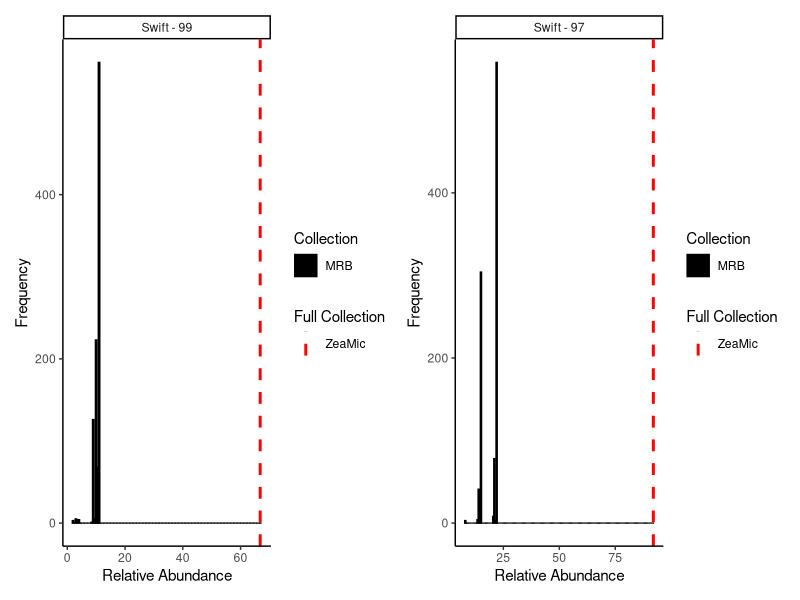
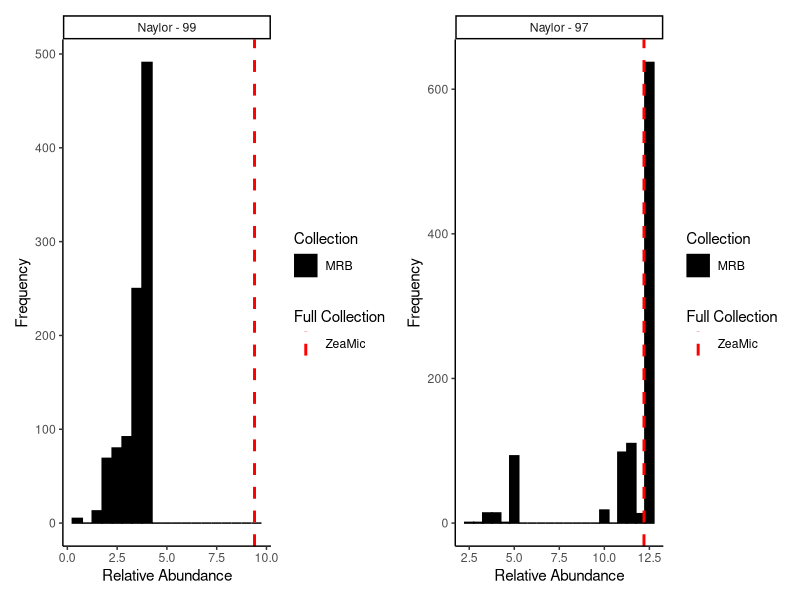
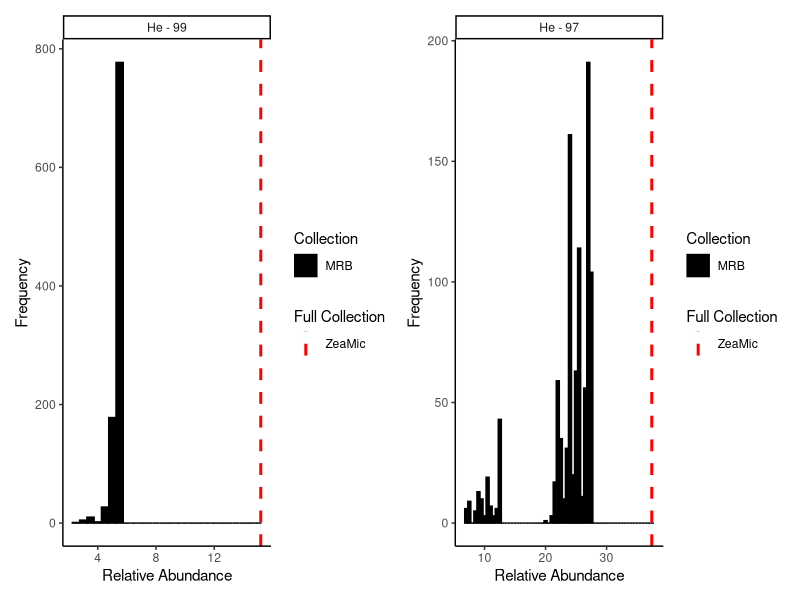
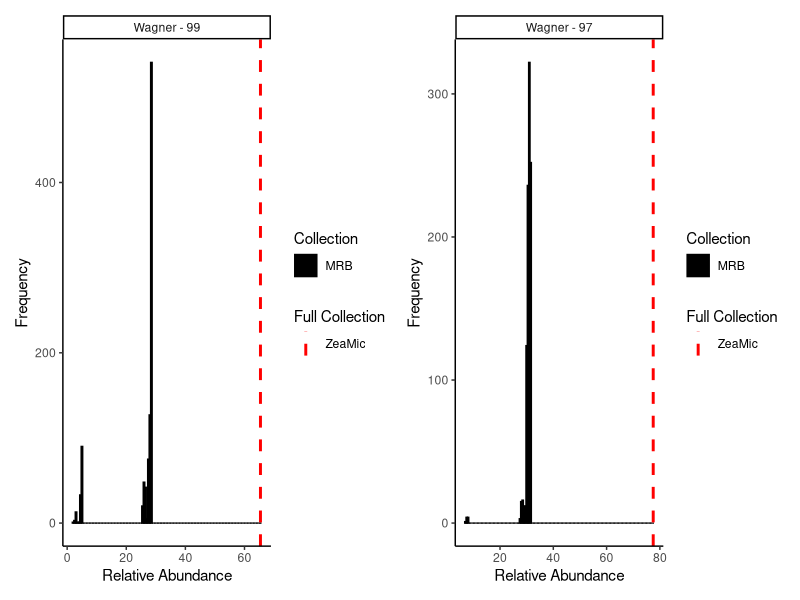
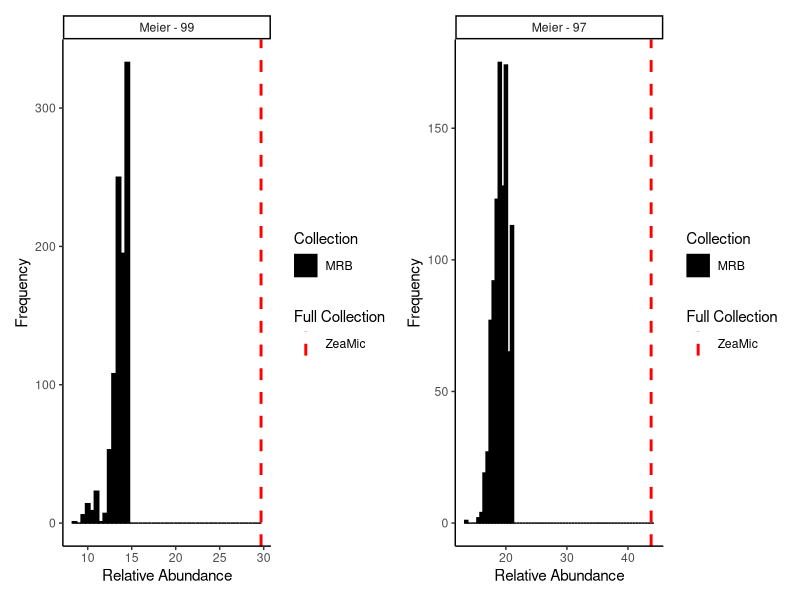
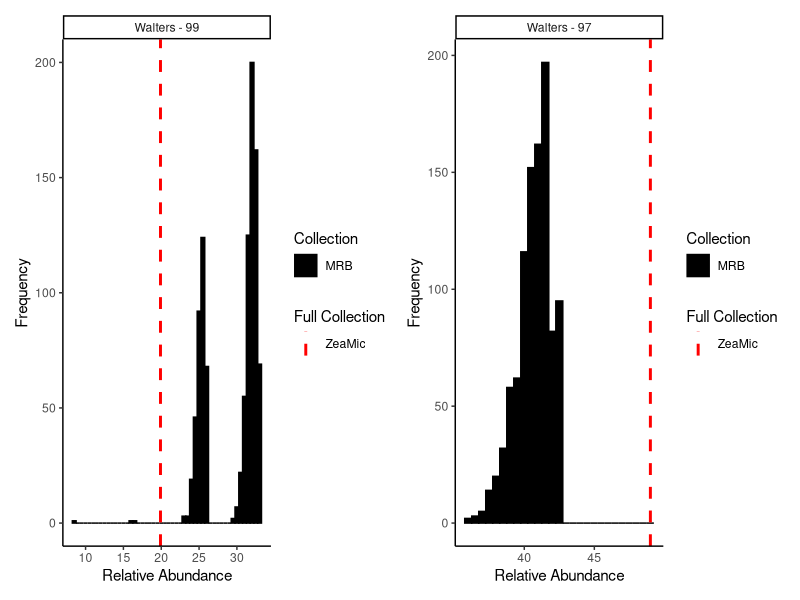
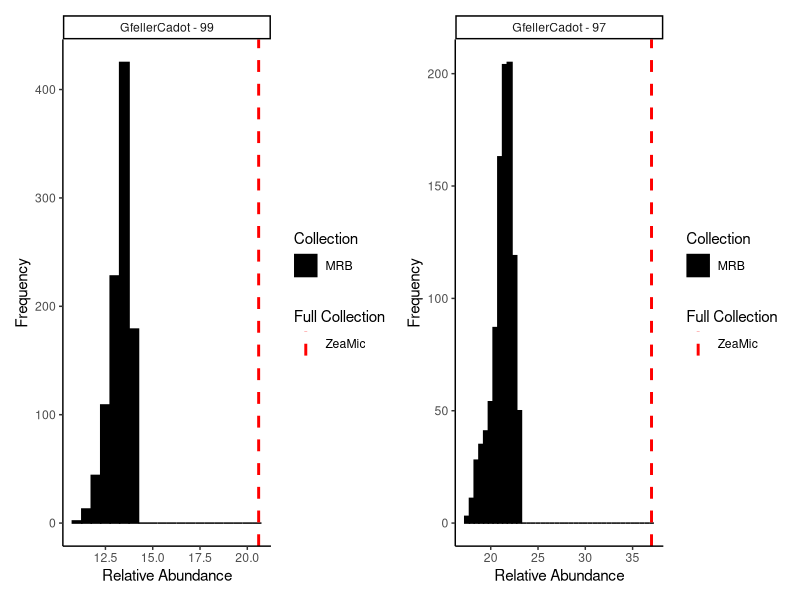
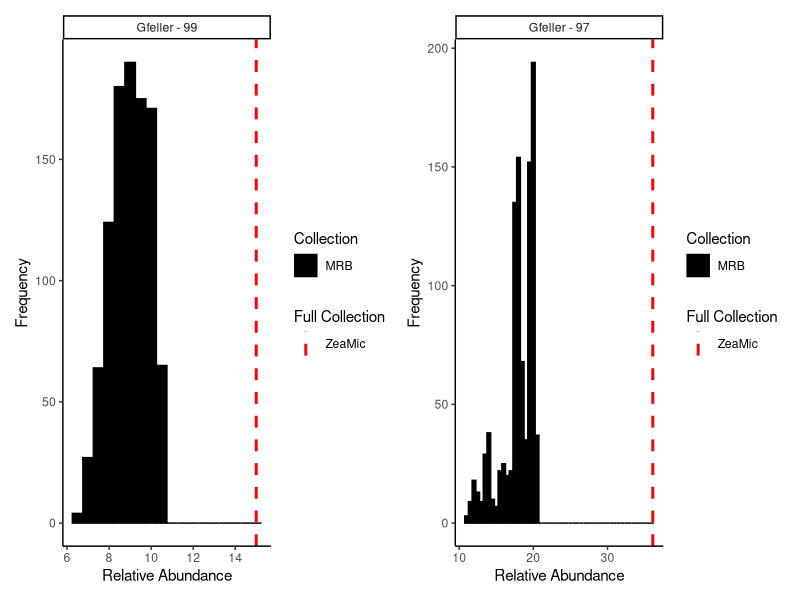

Write R code to recreate these figures, in order.
# Distributions of subsamples of At- and Lj-RSHPEREs

library(tidyverse)
library(patchwork)
theme_set(theme_classic())

# load result file
MAZ <- read.csv("99-97_results_MRBcollection.csv")
## Combine with a column to denote source species
MAZ$species <- as.factor("MRB")
## test plot
collection_palette <- c(MRB = "black")


#### Both 99 and 97 Plot ####
## Swift 
a <- MAZ %>%
  filter(study == "Swift" & version == 99) %>%
  ggplot(., aes(x = TotalAbundance, fill = species)) +
  geom_histogram(position = "identity", binwidth = 0.5, color = "black") +
  facet_wrap(~interaction(study, version, sep = " - ")) +
  labs(x = "Relative Abundance", y = "Frequency") +
  scale_fill_manual(values = collection_palette, name = "Collection") +
  geom_vline(aes(xintercept = 66.8, color = "ZeaMic"), linetype = "dashed", linewidth = 1) +
  scale_color_manual(name = "Full Collection", values = c("ZeaMic" = "red"))

b <- MAZ %>%
  filter(study == "Swift" & version == 97) %>%
  ggplot(., aes(x = TotalAbundance, fill = species)) +
  geom_histogram(position = "identity", binwidth = 0.5, color = "black") +
  facet_wrap(~interaction(study, version, sep = " - ")) +
  labs(x = "Relative Abundance", y = "Frequency") +
  scale_fill_manual(values = collection_palette, name = "Collection") +
  geom_vline(aes(xintercept = 92.0, color = "ZeaMic"), linetype = "dashed", linewidth = 1) +
  scale_color_manual(name = "Full Collection", values = c("ZeaMic" = "red"))

swift <- (a + b)
swift


## Naylor 
a <- MAZ %>%
  filter(study == "Naylor" & version == 99) %>%
  ggplot(., aes(x = TotalAbundance, fill = species)) +
  geom_histogram(position = "identity", binwidth = 0.5, color = "black") +
  facet_wrap(~interaction(study, version, sep = " - ")) +
  labs(x = "Relative Abundance", y = "Frequency") +
  scale_fill_manual(values = collection_palette, name = "Collection") +
  geom_vline(aes(xintercept = 9.4, color = "ZeaMic"), linetype = "dashed", linewidth = 1) +
  scale_color_manual(name = "Full Collection", values = c("ZeaMic" = "red"))

b <- MAZ %>%
  filter(study == "Naylor" & version == 97) %>%
  ggplot(., aes(x = TotalAbundance, fill = species)) +
  geom_histogram(position = "identity", binwidth = 0.5, color = "black") +
  facet_wrap(~interaction(study, version, sep = " - ")) +
  labs(x = "Relative Abundance", y = "Frequency") +
  scale_fill_manual(values = collection_palette, name = "Collection") +
  geom_vline(aes(xintercept = 12.2, color = "ZeaMic"), linetype = "dashed", linewidth = 1) +
  scale_color_manual(name = "Full Collection", values = c("ZeaMic" = "red"))

naylor <- (a + b)
naylor

## He 
a <- MAZ %>%
  filter(study == "He" & version == 99) %>%
  ggplot(., aes(x = TotalAbundance, fill = species)) +
  geom_histogram(position = "identity", binwidth = 0.5, color = "black") +
  facet_wrap(~interaction(study, version, sep = " - ")) +
  labs(x = "Relative Abundance", y = "Frequency") +
  scale_fill_manual(values = collection_palette, name = "Collection") +
  geom_vline(aes(xintercept = 15.2, color = "ZeaMic"), linetype = "dashed", linewidth = 1) +
  scale_color_manual(name = "Full Collection", values = c("ZeaMic" = "red"))

b <- MAZ %>%
  filter(study == "He" & version == 97) %>%
  ggplot(., aes(x = TotalAbundance, fill = species)) +
  geom_histogram(position = "identity", binwidth = 0.5, color = "black") +
  facet_wrap(~interaction(study, version, sep = " - ")) +
  labs(x = "Relative Abundance", y = "Frequency") +
  scale_fill_manual(values = collection_palette, name = "Collection") +
  geom_vline(aes(xintercept = 37.4, color = "ZeaMic"), linetype = "dashed", linewidth = 1) +
  scale_color_manual(name = "Full Collection", values = c("ZeaMic" = "red"))

he <- (a + b)
he

### Wagner
a <- MAZ %>% filter(study == "Wagner" & version == 99) %>%
  ggplot(., aes(x = TotalAbundance, fill = species)) +
  geom_histogram(position = "identity", binwidth = 0.5, color = "black") +
  facet_wrap(~interaction(study, version, sep = " - ")) +
  labs(x = "Relative Abundance", y = "Frequency") +
  scale_fill_manual(values = collection_palette, name = "Collection") +
  geom_vline(aes(xintercept = 65.4, color = "ZeaMic"), linetype = "dashed", linewidth = 1) +
  scale_color_manual(name = "Full Collection", values = c("ZeaMic" = "red"))

b <- MAZ %>% filter(study == "Wagner" & version == 97) %>% 
  ggplot(., aes(x = TotalAbundance, fill = species)) +
  geom_histogram(position = "identity", binwidth = 0.5, color = "black") +
  facet_wrap(~interaction(study, version, sep = " - ")) +
  labs(x = "Relative Abundance", y = "Frequency") +
  scale_fill_manual(values = collection_palette, name = "Collection") +
  geom_vline(aes(xintercept = 77.5, color = "ZeaMic"), linetype = "dashed", linewidth = 1) +
  scale_color_manual(name = "Full Collection", values = c("ZeaMic" = "red"))

wagner <- (a + b)
wagner


## Meier 
a <- MAZ %>%
  filter(study == "Meier" & version == 99) %>%
  ggplot(., aes(x = TotalAbundance, fill = species)) +
  geom_histogram(position = "identity", binwidth = 0.5, color = "black") +
  facet_wrap(~interaction(study, version, sep = " - ")) +
  labs(x = "Relative Abundance", y = "Frequency") +
  scale_fill_manual(values = collection_palette, name = "Collection") +
  geom_vline(aes(xintercept = 29.7, color = "ZeaMic"), linetype = "dashed", linewidth = 1) +
  scale_color_manual(name = "Full Collection", values = c("ZeaMic" = "red"))

b <- MAZ %>%
  filter(study == "Meier" & version == 97) %>%
  ggplot(., aes(x = TotalAbundance, fill = species)) +
  geom_histogram(position = "identity", binwidth = 0.5, color = "black") +
  facet_wrap(~interaction(study, version, sep = " - ")) +
  labs(x = "Relative Abundance", y = "Frequency") +
  scale_fill_manual(values = collection_palette, name = "Collection") +
  geom_vline(aes(xintercept = 43.8, color = "ZeaMic"), linetype = "dashed", linewidth = 1) +
  scale_color_manual(name = "Full Collection", values = c("ZeaMic" = "red"))

meier <- (a + b)
meier


## Walters 
a <- MAZ %>%
  filter(study == "Walters" & version == 99) %>%
  ggplot(., aes(x = TotalAbundance, fill = species)) +
  geom_histogram(position = "identity", binwidth = 0.5, color = "black") +
  facet_wrap(~interaction(study, version, sep = " - ")) +
  labs(x = "Relative Abundance", y = "Frequency") +
  scale_fill_manual(values = collection_palette, name = "Collection") +
  geom_vline(aes(xintercept = 19.9, color = "ZeaMic"), linetype = "dashed", linewidth = 1) +
  scale_color_manual(name = "Full Collection", values = c("ZeaMic" = "red"))

b <- MAZ %>%
  filter(study == "Walters" & version == 97) %>%
  ggplot(., aes(x = TotalAbundance, fill = species)) +
  geom_histogram(position = "identity", binwidth = 0.5, color = "black") +
  facet_wrap(~interaction(study, version, sep = " - ")) +
  labs(x = "Relative Abundance", y = "Frequency") +
  scale_fill_manual(values = collection_palette, name = "Collection") +
  geom_vline(aes(xintercept = 49.0, color = "ZeaMic"), linetype = "dashed", linewidth = 1) +
  scale_color_manual(name = "Full Collection", values = c("ZeaMic" = "red"))

walters <- (a + b)
walters


###Gfeller and cadot 2023
a <- MAZ %>%
  filter(study == "GfellerCadot" & version == 99) %>%
  ggplot(., aes(x = TotalAbundance, fill = species)) +
  geom_histogram(position = "identity", binwidth = 0.5, color = "black") +
  facet_wrap(~interaction(study, version, sep = " - ")) +
  labs(x = "Relative Abundance", y = "Frequency") +
  scale_fill_manual(values = collection_palette, name = "Collection") +
  geom_vline(aes(xintercept = 20.6,  color = "ZeaMic"), linetype = "dashed", linewidth = 1) + 
  scale_color_manual(name = "Full Collection", values = c("ZeaMic" = "red"))

b <- MAZ %>% 
  filter(study == "GfellerCadot" & version == 97) %>% 
  ggplot(., aes(x = TotalAbundance, fill = species)) + 
  geom_histogram(position = "identity", binwidth = 0.5, color = "black") + 
  facet_wrap(~interaction(study, version, sep = " - ")) +
  labs(x = "Relative Abundance", y = "Frequency") +
  scale_fill_manual(values = collection_palette, name = "Collection") + 
  geom_vline(aes(xintercept = 37.0, color = "ZeaMic"), linetype = "dashed", linewidth = 1) + 
  scale_color_manual(name = "Full Collection", values = c("ZeaMic" = "red"))

gfellercadot <- (a + b)
gfellercadot


###Gfeller 2023
a <- MAZ %>%
  filter(study == "Gfeller" & version == 99) %>%
  ggplot(., aes(x = TotalAbundance, fill = species)) +
  geom_histogram(position = "identity", binwidth = 0.5, color = "black") +
  facet_wrap(~interaction(study, version, sep = " - ")) +
  labs(x = "Relative Abundance", y = "Frequency") +
  scale_fill_manual(values = collection_palette, name = "Collection") +
  geom_vline(aes(xintercept = 15.0,  color = "ZeaMic"), linetype = "dashed", linewidth = 1) + 
  scale_color_manual(name = "Full Collection", values = c("ZeaMic" = "red"))

b <- MAZ %>% 
  filter(study == "Gfeller" & version == 97) %>% 
  ggplot(., aes(x = TotalAbundance, fill = species)) + 
  geom_histogram(position = "identity", binwidth = 0.5, color = "black") + 
  facet_wrap(~interaction(study, version, sep = " - ")) +
  labs(x = "Relative Abundance", y = "Frequency") +
  scale_fill_manual(values = collection_palette, name = "Collection") + 
  geom_vline(aes(xintercept = 36.1, color = "ZeaMic"), linetype = "dashed", linewidth = 1) + 
  scale_color_manual(name = "Full Collection", values = c("ZeaMic" = "red"))

gfeller <- (a + b)
gfeller


###Cadot
a <- MAZ %>%
  filter(study == "Cadot" & version == 99) %>%
  ggplot(., aes(x = TotalAbundance, fill = species)) +
  geom_histogram(position = "identity", binwidth = 0.5, color = "black") +
  facet_wrap(~interaction(study, version, sep = " - ")) +
  labs(x = "Relative Abundance", y = "Frequency") +
  scale_fill_manual(values = collection_palette, name = "Collection") +
  geom_vline(aes(xintercept = 28.9,  color = "ZeaMic"), linetype = "dashed", linewidth = 1) + 
  scale_color_manual(name = "Full Collection", values = c("ZeaMic" = "red"))

b <- MAZ %>% 
  filter(study == "Cadot" & version == 97) %>% 
  ggplot(., aes(x = TotalAbundance, fill = species)) + 
  geom_histogram(position = "identity", binwidth = 0.5, color = "black") + 
  facet_wrap(~interaction(study, version, sep = " - ")) +
  labs(x = "Relative Abundance", y = "Frequency") +
  scale_fill_manual(values = collection_palette, name = "Collection") + 
  geom_vline(aes(xintercept = 44.8, color = "ZeaMic"), linetype = "dashed", linewidth = 1) + 
  scale_color_manual(name = "Full Collection", values = c("ZeaMic" = "red"))

cadot <- (a + b)
cadot


###Hu
a <- MAZ %>%
  filter(study == "Hu" & version == 99) %>%
  ggplot(., aes(x = TotalAbundance, fill = species)) +
  geom_histogram(position = "identity", binwidth = 0.5, color = "black") +
  facet_wrap(~interaction(study, version, sep = " - ")) +
  labs(x = "Relative Abundance", y = "Frequency") +
  scale_fill_manual(values = collection_palette, name = "Collection") +
  geom_vline(aes(xintercept = 14.5,  color = "ZeaMic"), linetype = "dashed", linewidth = 1) + 
  scale_color_manual(name = "Full Collection", values = c("ZeaMic" = "red"))

b <- MAZ %>% 
  filter(study == "Hu" & version == 97) %>% 
  ggplot(., aes(x = TotalAbundance, fill = species)) + 
  geom_histogram(position = "identity", binwidth = 0.5, color = "black") + 
  facet_wrap(~interaction(study, version, sep = " - ")) +
  labs(x = "Relative Abundance", y = "Frequency") +
  scale_fill_manual(values = collection_palette, name = "Collection") + 
  geom_vline(aes(xintercept = 37.9, color = "ZeaMic"), linetype = "dashed", linewidth = 1) + 
  scale_color_manual(name = "Full Collection", values = c("ZeaMic" = "red"))

hu <- (a + b)
hu



# Final Combination 
final_plot <- wrap_plots(
  swift,
  naylor,
  he,
  wagner,
  meier,
  walters,
  gfellercadot,
  gfeller,
  cadot,
  hu,
  ncol = 2,
  guides = "collect")&
  theme(legend.position = "top",
        legend.key = element_rect(fill = "#b3b3b3ff",color = NA),
        legend.background = element_rect(fill = "#b3b3b3ff", color = "black"))


final_plot
ggsave("Distrutions_99-97_MRB.svg", final_plot, width = 30, height = 30, unit = "cm")



#### 99 only plot ####
## Swift
swift99 <- MAZ %>%
  filter(study == "Swift" & version == 99) %>%
  ggplot(., aes(x = TotalAbundance, fill = species)) +
  geom_histogram(position = "identity", binwidth = 0.5, color = "black") +
  facet_wrap(~interaction(study, version, sep = " - ")) +
  labs(x = "Relative Abundance", y = "Frequency") +
  scale_fill_manual(values = collection_palette, name = "Collection") +
  geom_vline(aes(xintercept = 66.8, color = "ZeaMic"), linetype = "solid", linewidth = 1) +
  scale_color_manual(name = "Full Collection", values = c("ZeaMic" = "red")) +
  scale_x_continuous(n.breaks = 4, limits = c(0, 75), labels = scales::label_number(accuracy = 1))
## Naylor 
naylor99 <- MAZ %>%
  filter(study == "Naylor" & version == 99) %>%
  ggplot(., aes(x = TotalAbundance, fill = species)) +
  geom_histogram(position = "identity", binwidth = 0.5, color = "black") +
  facet_wrap(~interaction(study, version, sep = " - ")) +
  labs(x = "Relative Abundance", y = "Frequency") +
  scale_fill_manual(values = collection_palette, name = "Collection") +
  geom_vline(aes(xintercept = 9.4, color = "ZeaMic"), linetype = "solid", linewidth = 1) +
  scale_color_manual(name = "Full Collection", values = c("ZeaMic" = "red")) +
  scale_x_continuous(n.breaks = 3, limits = c(0, 25), labels = scales::label_number(accuracy = 1))
## He 
he99 <- MAZ %>%
  filter(study == "He" & version == 99) %>%
  ggplot(., aes(x = TotalAbundance, fill = species)) +
  geom_histogram(position = "identity", binwidth = 0.5, color = "black") +
  facet_wrap(~interaction(study, version, sep = " - ")) +
  labs(x = "Relative Abundance", y = "Frequency") +
  scale_fill_manual(values = collection_palette, name = "Collection") +
  geom_vline(aes(xintercept = 15.2, color = "ZeaMic"), linetype = "solid", linewidth = 1) +
  scale_color_manual(name = "Full Collection", values = c("ZeaMic" = "red")) +
  scale_x_continuous(n.breaks = 3, limits = c(0, 25), labels = scales::label_number(accuracy = 1))
### Wagner
wagner99 <- MAZ %>% filter(study == "Wagner" & version == 99) %>%
  ggplot(., aes(x = TotalAbundance, fill = species)) +
  geom_histogram(position = "identity", binwidth = 0.5, color = "black") +
  facet_wrap(~interaction(study, version, sep = " - ")) +
  labs(x = "Relative Abundance", y = "Frequency") +
  scale_fill_manual(values = collection_palette, name = "Collection") +
  geom_vline(aes(xintercept = 65.4, color = "ZeaMic"), linetype = "solid", linewidth = 1) +
  scale_color_manual(name = "Full Collection", values = c("ZeaMic" = "red")) +
  scale_x_continuous(n.breaks = 4, limits = c(0, 75), labels = scales::label_number(accuracy = 1))
## Meier 
meier99 <- MAZ %>%
  filter(study == "Meier" & version == 99) %>%
  ggplot(., aes(x = TotalAbundance, fill = species)) +
  geom_histogram(position = "identity", binwidth = 0.5, color = "black") +
  facet_wrap(~interaction(study, version, sep = " - ")) +
  labs(x = "Relative Abundance", y = "Frequency") +
  scale_fill_manual(values = collection_palette, name = "Collection") +
  geom_vline(aes(xintercept = 29.7, color = "ZeaMic"), linetype = "solid", linewidth = 1) +
  scale_color_manual(name = "Full Collection", values = c("ZeaMic" = "red")) +
  scale_x_continuous(n.breaks = 3, limits = c(0, 50), labels = scales::label_number(accuracy = 1))
## Walters 
walters99 <- MAZ %>%
  filter(study == "Walters" & version == 99) %>%
  ggplot(., aes(x = TotalAbundance, fill = species)) +
  geom_histogram(position = "identity", binwidth = 0.5, color = "black") +
  facet_wrap(~interaction(study, version, sep = " - ")) +
  labs(x = "Relative Abundance", y = "Frequency") +
  scale_fill_manual(values = collection_palette, name = "Collection") +
  geom_vline(aes(xintercept = 19.9, color = "ZeaMic"), linetype = "solid", linewidth = 1) +
  scale_color_manual(name = "Full Collection", values = c("ZeaMic" = "red")) +
  scale_x_continuous(n.breaks = 3, limits = c(0, 50), labels = scales::label_number(accuracy = 1))
###Gfeller and cadot 2023
gfellercadot99 <- MAZ %>%
  filter(study == "GfellerCadot" & version == 99) %>%
  ggplot(., aes(x = TotalAbundance, fill = species)) +
  geom_histogram(position = "identity", binwidth = 0.5, color = "black") +
  facet_wrap(~interaction(study, version, sep = " - ")) +
  labs(x = "Relative Abundance", y = "Frequency") +
  scale_fill_manual(values = collection_palette, name = "Collection") +
  geom_vline(aes(xintercept = 20.6,  color = "ZeaMic"), linetype = "solid", linewidth = 1) + 
  scale_color_manual(name = "Full Collection", values = c("ZeaMic" = "red")) +
  scale_x_continuous(n.breaks = 3, limits = c(0, 25), labels = scales::label_number(accuracy = 1))
###Gfeller 2023
gfeller99 <- MAZ %>%
  filter(study == "Gfeller" & version == 99) %>%
  ggplot(., aes(x = TotalAbundance, fill = species)) +
  geom_histogram(position = "identity", binwidth = 0.5, color = "black") +
  facet_wrap(~interaction(study, version, sep = " - ")) +
  labs(x = "Relative Abundance", y = "Frequency") +
  scale_fill_manual(values = collection_palette, name = "Collection") +
  geom_vline(aes(xintercept = 15.0,  color = "ZeaMic"), linetype = "solid", linewidth = 1) + 
  scale_color_manual(name = "Full Collection", values = c("ZeaMic" = "red")) +
  scale_x_continuous(n.breaks = 3, limits = c(0, 25), labels = scales::label_number(accuracy = 1))
###Cadot
cadot99 <- MAZ %>%
  filter(study == "Cadot" & version == 99) %>%
  ggplot(., aes(x = TotalAbundance, fill = species)) +
  geom_histogram(position = "identity", binwidth = 0.5, color = "black") +
  facet_wrap(~interaction(study, version, sep = " - ")) +
  labs(x = "Relative Abundance", y = "Frequency") +
  scale_fill_manual(values = collection_palette, name = "Collection") +
  geom_vline(aes(xintercept = 28.9,  color = "ZeaMic"), linetype = "solid", linewidth = 1) + 
  scale_color_manual(name = "Full Collection", values = c("ZeaMic" = "red")) +
  scale_x_continuous(n.breaks = 3, limits = c(0, 50), labels = scales::label_number(accuracy = 1))
###Hu
hu99 <- MAZ %>%
  filter(study == "Hu" & version == 99) %>%
  ggplot(., aes(x = TotalAbundance, fill = species)) +
  geom_histogram(position = "identity", binwidth = 0.5, color = "black") +
  facet_wrap(~interaction(study, version, sep = " - ")) +
  labs(x = "Relative Abundance", y = "Frequency") +
  scale_fill_manual(values = collection_palette, name = "Collection") +
  geom_vline(aes(xintercept = 14.5,  color = "ZeaMic"), linetype = "solid", linewidth = 1) + 
  scale_color_manual(name = "Full Collection", values = c("ZeaMic" = "red")) +
  scale_x_continuous(n.breaks = 3, limits = c(0, 25), labels = scales::label_number(accuracy = 1))
# Final Combination 
final_plot99 <- wrap_plots(
  cadot99,
  gfellercadot99,
  gfeller99,
  he99,
  hu99,
  meier99,
  naylor99,
  swift99,
  wagner99,
  walters99,
  nrow = 2,
  guides = "collect") &
  theme(legend.position = "top",
        legend.key = element_rect(fill = "#b3b3b3ff",color = NA),
        legend.background = element_rect(fill = "#b3b3b3ff", color = "black"))
final_plot99
ggsave("Figure panels/Figure7A.svg", final_plot99, width = 24, height = 12, unit = "cm")


#### 97 only plot ####
## Swift 
swift97 <- MAZ %>%
  filter(study == "Swift" & version == 97) %>%
  ggplot(., aes(x = TotalAbundance, fill = species)) +
  geom_histogram(position = "identity", binwidth = 0.5, color = "black") +
  facet_wrap(~interaction(study, version, sep = " - ")) +
  labs(x = "Relative Abundance", y = "Frequency") +
  scale_fill_manual(values = collection_palette, name = "Collection") +
  geom_vline(aes(xintercept = 92, color = "ZeaMic"), linetype = "solid", linewidth = 1) +
  scale_color_manual(name = "Full Collection", values = c("ZeaMic" = "red")) +
  scale_x_continuous(n.breaks = 4, limits = c(0, 100), labels = scales::label_number(accuracy = 1))
## Naylor 
naylor97 <- MAZ %>%
  filter(study == "Naylor" & version == 97) %>%
  ggplot(., aes(x = TotalAbundance, fill = species)) +
  geom_histogram(position = "identity", binwidth = 0.5, color = "black") +
  facet_wrap(~interaction(study, version, sep = " - ")) +
  labs(x = "Relative Abundance", y = "Frequency") +
  scale_fill_manual(values = collection_palette, name = "Collection") +
  geom_vline(aes(xintercept = 12.2, color = "ZeaMic"), linetype = "solid", linewidth = 1) +
  scale_color_manual(name = "Full Collection", values = c("ZeaMic" = "red")) +
  scale_x_continuous(n.breaks = 3, limits = c(0, 25), labels = scales::label_number(accuracy = 1))
## He 
he97 <- MAZ %>%
  filter(study == "He" & version == 97) %>%
  ggplot(., aes(x = TotalAbundance, fill = species)) +
  geom_histogram(position = "identity", binwidth = 0.5, color = "black") +
  facet_wrap(~interaction(study, version, sep = " - ")) +
  labs(x = "Relative Abundance", y = "Frequency") +
  scale_fill_manual(values = collection_palette, name = "Collection") +
  geom_vline(aes(xintercept = 37.4, color = "ZeaMic"), linetype = "solid", linewidth = 1) +
  scale_color_manual(name = "Full Collection", values = c("ZeaMic" = "red")) +
  scale_x_continuous(n.breaks = 3, limits = c(0, 50), labels = scales::label_number(accuracy = 1))
### Wagner
wagner97 <- MAZ %>% filter(study == "Wagner" & version == 97) %>%
  ggplot(., aes(x = TotalAbundance, fill = species)) +
  geom_histogram(position = "identity", binwidth = 0.5, color = "black") +
  facet_wrap(~interaction(study, version, sep = " - ")) +
  labs(x = "Relative Abundance", y = "Frequency") +
  scale_fill_manual(values = collection_palette, name = "Collection") +
  geom_vline(aes(xintercept = 77.5, color = "ZeaMic"), linetype = "solid", linewidth = 1) +
  scale_color_manual(name = "Full Collection", values = c("ZeaMic" = "red")) +
  scale_x_continuous(n.breaks = 4, limits = c(0, 100), labels = scales::label_number(accuracy = 1))
## Meier 
meier97 <- MAZ %>%
  filter(study == "Meier" & version == 97) %>%
  ggplot(., aes(x = TotalAbundance, fill = species)) +
  geom_histogram(position = "identity", binwidth = 0.5, color = "black") +
  facet_wrap(~interaction(study, version, sep = " - ")) +
  labs(x = "Relative Abundance", y = "Frequency") +
  scale_fill_manual(values = collection_palette, name = "Collection") +
  geom_vline(aes(xintercept = 43.8, color = "ZeaMic"), linetype = "solid", linewidth = 1) +
  scale_color_manual(name = "Full Collection", values = c("ZeaMic" = "red")) +
  scale_x_continuous(n.breaks = 3, limits = c(0, 50), labels = scales::label_number(accuracy = 1))
## Walters 
walters97 <- MAZ %>%
  filter(study == "Walters" & version == 97) %>%
  ggplot(., aes(x = TotalAbundance, fill = species)) +
  geom_histogram(position = "identity", binwidth = 0.5, color = "black") +
  facet_wrap(~interaction(study, version, sep = " - ")) +
  labs(x = "Relative Abundance", y = "Frequency") +
  scale_fill_manual(values = collection_palette, name = "Collection") +
  geom_vline(aes(xintercept = 49.0, color = "ZeaMic"), linetype = "solid", linewidth = 1) +
  scale_color_manual(name = "Full Collection", values = c("ZeaMic" = "red")) +
  scale_x_continuous(n.breaks = 3, limits = c(0, 50), labels = scales::label_number(accuracy = 1))
###Gfeller and cadot 2023
gfellercadot97 <- MAZ %>%
  filter(study == "GfellerCadot" & version == 97) %>%
  ggplot(., aes(x = TotalAbundance, fill = species)) +
  geom_histogram(position = "identity", binwidth = 0.5, color = "black") +
  facet_wrap(~interaction(study, version, sep = " - ")) +
  labs(x = "Relative Abundance", y = "Frequency") +
  scale_fill_manual(values = collection_palette, name = "Collection") +
  geom_vline(aes(xintercept = 37.0,  color = "ZeaMic"), linetype = "solid", linewidth = 1) + 
  scale_color_manual(name = "Full Collection", values = c("ZeaMic" = "red")) +
  scale_x_continuous(n.breaks = 3, limits = c(0, 50), labels = scales::label_number(accuracy = 1))
###Gfeller 2023
gfeller97 <- MAZ %>%
  filter(study == "Gfeller" & version == 97) %>%
  ggplot(., aes(x = TotalAbundance, fill = species)) +
  geom_histogram(position = "identity", binwidth = 0.5, color = "black") +
  facet_wrap(~interaction(study, version, sep = " - ")) +
  labs(x = "Relative Abundance", y = "Frequency") +
  scale_fill_manual(values = collection_palette, name = "Collection") +
  geom_vline(aes(xintercept = 36.1,  color = "ZeaMic"), linetype = "solid", linewidth = 1) + 
  scale_color_manual(name = "Full Collection", values = c("ZeaMic" = "red")) +
  scale_x_continuous(n.breaks = 3, limits = c(0, 50), labels = scales::label_number(accuracy = 1))
###Cadot
cadot97 <- MAZ %>%
  filter(study == "Cadot" & version == 97) %>%
  ggplot(., aes(x = TotalAbundance, fill = species)) +
  geom_histogram(position = "identity", binwidth = 0.5, color = "black") +
  facet_wrap(~interaction(study, version, sep = " - ")) +
  labs(x = "Relative Abundance", y = "Frequency") +
  scale_fill_manual(values = collection_palette, name = "Collection") +
  geom_vline(aes(xintercept = 44.8,  color = "ZeaMic"), linetype = "solid", linewidth = 1) + 
  scale_color_manual(name = "Full Collection", values = c("ZeaMic" = "red")) +
  scale_x_continuous(n.breaks = 3, limits = c(0, 50), labels = scales::label_number(accuracy = 1))
###Hu
hu97 <- MAZ %>%
  filter(study == "Hu" & version == 97) %>%
  ggplot(., aes(x = TotalAbundance, fill = species)) +
  geom_histogram(position = "identity", binwidth = 0.5, color = "black") +
  facet_wrap(~interaction(study, version, sep = " - ")) +
  labs(x = "Relative Abundance", y = "Frequency") +
  scale_fill_manual(values = collection_palette, name = "Collection") +
  geom_vline(aes(xintercept = 37.9,  color = "ZeaMic"), linetype = "solid", linewidth = 1) + 
  scale_color_manual(name = "Full Collection", values = c("ZeaMic" = "red")) +
  scale_x_continuous(n.breaks = 3, limits = c(0, 50), labels = scales::label_number(accuracy = 1))
# Final Combination 
final_plot97 <- wrap_plots(
  cadot97,
  gfellercadot97,
  gfeller97,
  he97,
  hu97,
  meier97,
  naylor97,
  swift97,
  wagner97,
  walters97,
  nrow = 2,
  guides = "collect") &
  theme(legend.position = "top",
        legend.key = element_rect(fill = "#b3b3b3ff",color = NA),
        legend.background = element_rect(fill = "#b3b3b3ff", color = "black"))



final_plot97
ggsave("Supplement/FigureS8.svg", final_plot97, width = 24, height = 12, unit = "cm")
ggsave("Supplement/FigureS8.png", final_plot97, width = 24, height = 12, unit = "cm")
